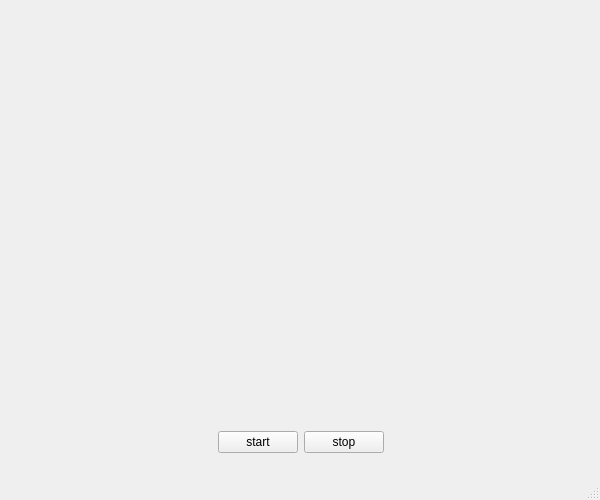
<?xml version="1.0" encoding="UTF-8"?>
<ui version="4.0">
 <class>RealTimeCurve</class>
 <widget class="QMainWindow" name="RealTimeCurve">
  <property name="geometry">
   <rect>
    <x>0</x>
    <y>0</y>
    <width>600</width>
    <height>500</height>
   </rect>
  </property>
  <property name="windowTitle">
   <string>Real Time Curve</string>
  </property>
  <property name="autoFillBackground">
   <bool>false</bool>
  </property>
  <property name="styleSheet">
   <string notr="true"/>
  </property>
  <widget class="QWidget" name="centralwidget">
   <widget class="QWidget" name="layoutWidget">
    <property name="geometry">
     <rect>
      <x>0</x>
      <y>430</y>
      <width>601</width>
      <height>25</height>
     </rect>
    </property>
    <layout class="QHBoxLayout" name="horizontalLayout">
     <item>
      <spacer name="horizontalSpacer">
       <property name="orientation">
        <enum>Qt::Horizontal</enum>
       </property>
       <property name="sizeHint" stdset="0">
        <size>
         <width>40</width>
         <height>20</height>
        </size>
       </property>
      </spacer>
     </item>
     <item>
      <widget class="QPushButton" name="startButton">
       <property name="text">
        <string>start</string>
       </property>
      </widget>
     </item>
     <item>
      <widget class="QPushButton" name="stopButton">
       <property name="text">
        <string>stop</string>
       </property>
      </widget>
     </item>
     <item>
      <spacer name="horizontalSpacer_2">
       <property name="orientation">
        <enum>Qt::Horizontal</enum>
       </property>
       <property name="sizeHint" stdset="0">
        <size>
         <width>40</width>
         <height>20</height>
        </size>
       </property>
      </spacer>
     </item>
    </layout>
   </widget>
  </widget>
  <widget class="QMenuBar" name="menubar">
   <property name="geometry">
    <rect>
     <x>0</x>
     <y>0</y>
     <width>600</width>
     <height>21</height>
    </rect>
   </property>
  </widget>
  <widget class="QStatusBar" name="statusbar"/>
 </widget>
 <resources/>
 <connections/>
</ui>
